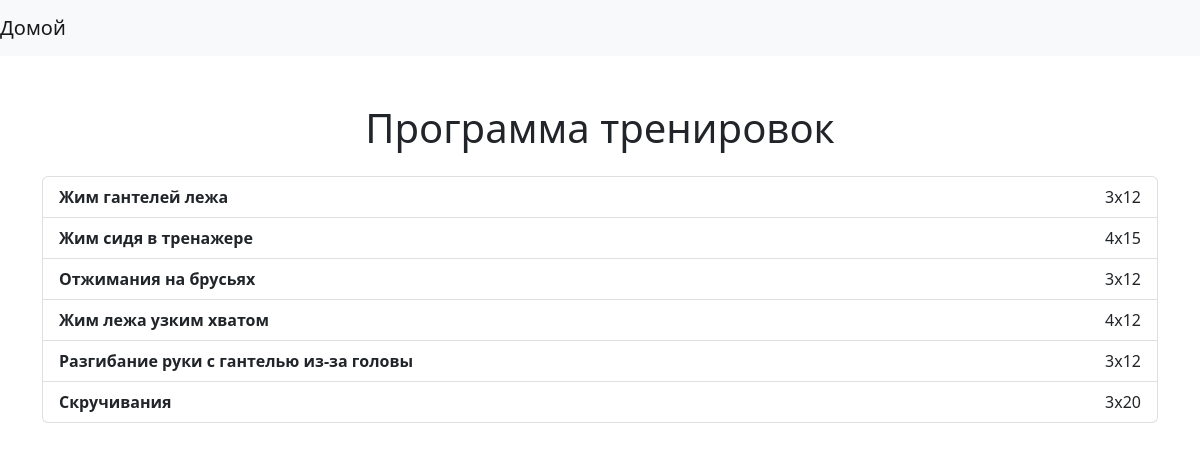
Screenshot of /combinations/intensity/workouts/4 with the database file from the repository.
### models.py (models this page shows)
class Base(DeclarativeBase):
    pass

class Workouts(Base):
    __tablename__ = "workouts"
    id: Mapped [intpk]
    exercise: Mapped[str]
    intensity: Mapped[int] = mapped_column(ForeignKey('intensity.id'))
    periodicity: Mapped[str]
    combination_id:  Mapped[int] = mapped_column(ForeignKey('combinations_muscles_types.id'))
    training_number: Mapped[int]

### main.py (the view)
@app.get("/combinations/intensity/workouts/{id}", response_class=HTMLResponse)
async def enter_combination(request: Request, id: int):
    workouts = get_workouts(id)
    return templates.TemplateResponse(name="user_workouts.html", context={"request":request, "workouts": workouts})

### templates/user_workouts.html (shortened to what this page needs)
{% extends "base.html" %}
{% block content %}
<div class="container mt-5">
    <h1 class="text-center mb-4">Программа тренировок</h1>
    <ul class="list-group">
        {% for tren in workouts %}
        <li class="list-group-item d-flex flex-column justify-content-between align-items-start workout-block" data-video="{{ tren.youtube }}">
            <div class="d-flex w-100 justify-content-between">
                <span class="fw-bold me-3">{{ tren.title }}</span>
                <span class="text-end" style="width: 120px;">{{ tren.per }}</span>
            </div>
        </li>
        {% endfor %}
    </ul>
</div>
{% endblock %}

### rows the page displays
Workouts: title "Жим гантелей лежа", per "3x12"
Workouts: title "Жим сидя в тренажере", per "4x15"
Workouts: title "Отжимания на брусьях", per "3x12"
Workouts: title "Жим лежа узким хватом", per "4x12"
Workouts: title "Разгибание руки с гантелью из-за головы", per "3x12"
Workouts: title "Скручивания", per "3x20"
